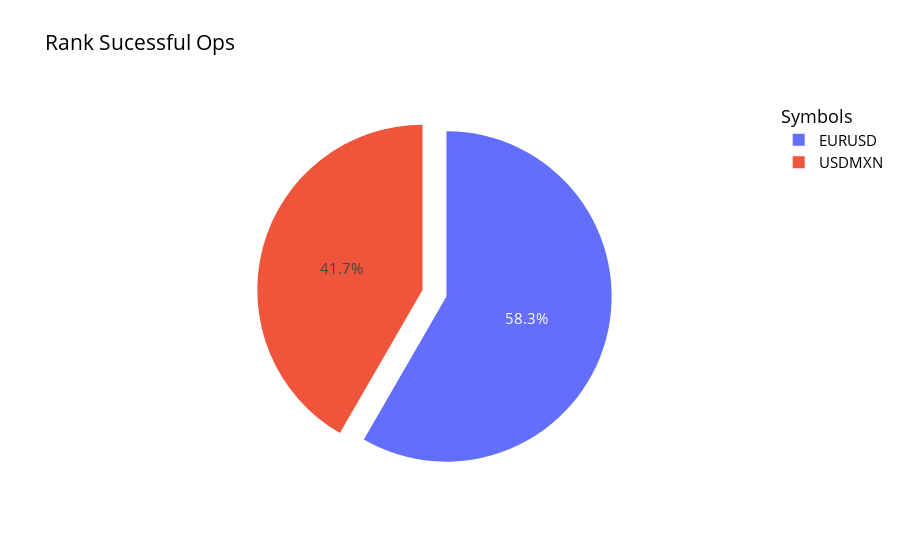

The code cell stored with this chart in its notebook:
### Code cell
# Ponderacion operaciones ganadoras, EMD
vs.plot_pie_graph(dt.df_2_tabla_e)

### Figure 1 — Plotly figure (JSON) as saved in the notebook; plotly's stock layout.template omitted (floating-point values rounded to 4 significant figures)
{"data": [{"labels": ["EURUSD", "USDMXN"], "pull": [0.15, 0, 0, 0], "type": "pie", "values": [0.91, 0.65]}], "layout": {"font": {"color": "black", "size": 15}, "legend": {"title": {"text": "Symbols"}}, "title": {"text": "Rank Sucessful Ops"}}}
